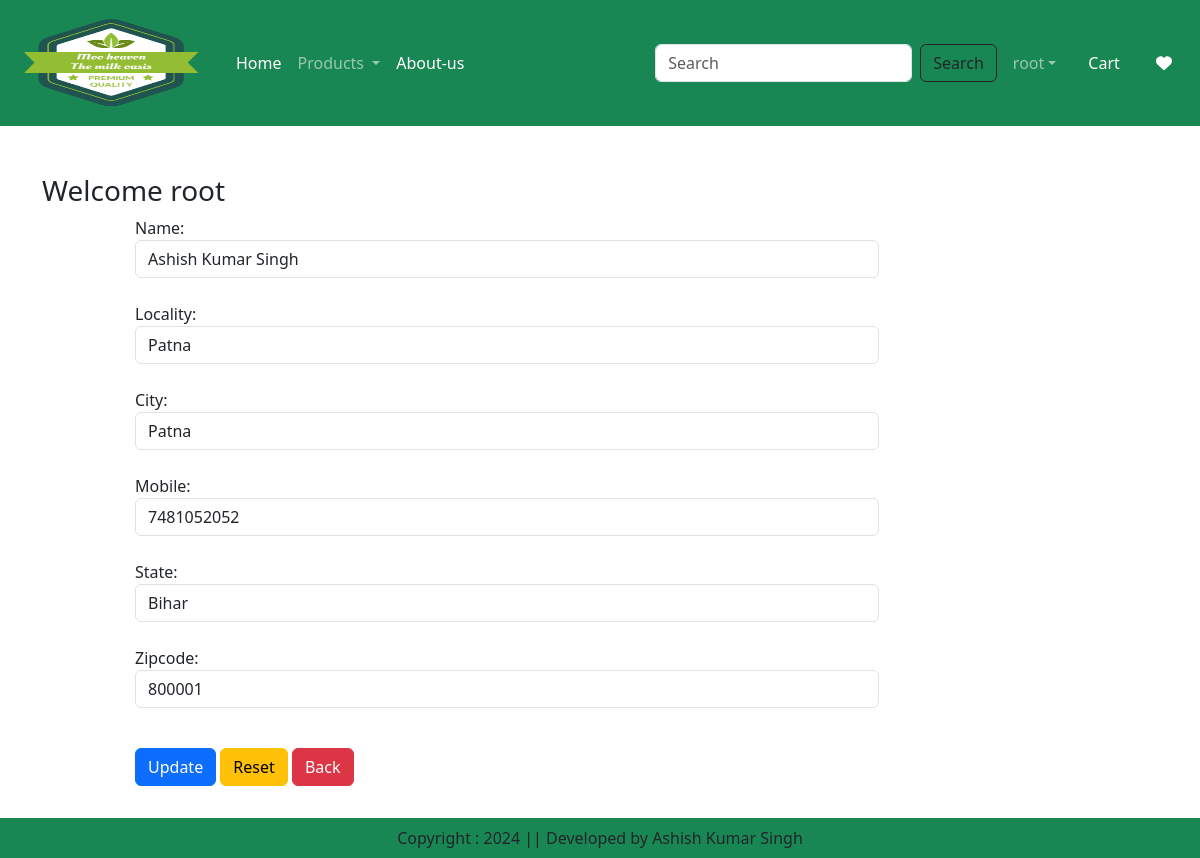
The app's page /updateAddress/31 (signed in) with its own data.
### app/models.py (models this page shows, shortened)
class Customer(models.Model):
    user = models.ForeignKey(User, on_delete=models.CASCADE)
    name = models.CharField(max_length=200)
    locality = models.CharField(max_length=200)
    city = models.CharField(max_length=100)
    mobile = models.IntegerField(default=0)
    zipcode = models.IntegerField()
    state = models.CharField(choices=STATE_CHOICES,max_length=200)

### app/views.py (the view, shortened to what this page needs)
# urls.py: path('updateAddress/<int:pk>',views.UpdateAddress.as_view(),name="updateAddress"),
@method_decorator(login_required, name='dispatch')
class UpdateAddress(View):
    def get(self,request,pk):
        add = Customer.objects.get(pk=pk)
        form = CustomerProfile(instance=add)
        wishItem=0
        totalItem = 0
        if request.user.is_authenticated:
            totalItem = len(Cart.objects.filter(user=request.user))
            wishItem = len(Wishlist.objects.filter(user=request.user))
        return render(request,"app/updateAddress.html",locals())

### app/forms.py (shortened to what this page needs)
class CustomerProfile(forms.ModelForm):
    class Meta:
        model = Customer
        fields = ['name', 'locality', 'city', 'mobile', 'state', 'zipcode']
        widgets = {
            'name': forms.TextInput(attrs={'class': 'form-control'}),
            'locality': forms.TextInput(attrs={'class': 'form-control'}),
            'city': forms.TextInput(attrs={'class': 'form-control'}),
            'state': forms.Select(attrs={'class': 'form-control'}),
            'zipcode': forms.NumberInput(attrs={'class': 'form-control'}),
            'mobile': forms.NumberInput(attrs={'class': 'form-control'}),
        }

### app/templates/app/updateAddress.html (shortened to what this page needs)
{% extends "app/base.html" %}
{% load static %}
{% block main-content %}
<div class="container my-5">
    <div class="row">
        <h3>Welcome <span class="text-captalize">{{request.user}}</span></h3>
    </div>
    <div class="col-sm-8 offset-sm-1">
        <form action="" method="post">
            {% for fm in form %}
            {{fm.label_tag}} {{fm}} <small class="text-danger">{{fm.errors|striptags}}</small><br>
            {% endfor %}
            <div class="col-12 mt-3">
                <button type="submit" class="btn btn-primary">Update</button>&nbsp;<button type="reset" class="btn btn-warning">Reset</button>
                <a href="{% url 'address' %}" type="button" class="btn btn-danger">Back</a>
            </div>
            <br>
        </form>
</div>
{% endblock main-content %}

### app/templates/app/base.html (shortened to what this page needs)
<!doctype html>
{% load static %}
<html lang="en">
  <head>
    <link href="https://cdn.jsdelivr.net/npm/bootstrap@5.3.3/dist/css/bootstrap.min.css" rel="stylesheet">
    <link rel = "stylesheet" href = "{% static 'app/css/owl.carousel.min.css' %}">
    <link rel = "stylesheet" href = "{% static 'app/css/all.min.css' %}">
    <link rel = "stylesheet" href = "{% static 'app/css/style.css' %}">
  </head>
  <body>
    <nav class="navbar navbar-expand-lg navbar-dark bg-success">
      <div class="container-fluid">
        <a class="navbar-brand" href="/">
          <img src="{% static 'app/images/logo2.png' %}" alt="Logo" width="200" height="100"></a>
        <div class="collapse navbar-collapse" id="navbarSupportedContent">
          <ul class="navbar-nav me-auto mb-2 mb-lg-0">
            {% if request.user.is_authenticated %}
            <li class="nav-item">
              <a class="nav-link active" aria-current="page" href="/">Home</a>
            </li>
            <li class="nav-item dropdown">
              <a class="nav-link dropdown-toggle" href="#" role="button" data-bs-toggle="dropdown" aria-expanded="false">
                Products
              </a>
            <li class="nav-item">
              <a class="nav-link text-white" href="{% url 'about' %}">About-us</a>
            </li>
          </ul>
          <form class="d-flex" role="search" action="/search/">
            <input class="form-control me-2" type="search" placeholder="Search" aria-label="Search" name="search">
            <button class="btn btn-outline-dark" type="submit">Search</button>
          </form>
        </div>
        <ul class="navbar-nav me-auto mb-2 mb-lg-0">
          <li class="nav-item dropdown mx-2">
            <a class="nav-link dropdown-toggle" href="#" role="button" data-bs-toggle="dropdown" aria-expanded="false">{{request.user}}</a>
          </li>
          <li class="nav-item mx-2">
            <a class="nav-link text-white" href="{% url 'showcart' %}">Cart&nbsp;</a>
          </li>
          <li class="nav-item mx-2">
            <a class="nav-link text-white" href="{% url 'wishlists' %}"><i class="fa fa-heart"></i> </a>
          </li>
          {% else %}
          <li class="nav-item mx-2">
            <p class="nav-link text-white"><a style="text-decoration:none;color:white;"  href="{% url 'login' %}">Login</a>/<a style="text-decoration:none;color:white;" href="{% url 'customer-registration' %}">Register</a></p>
          </li>
          {% endif %}
        </ul>
      </div>
    </nav>
    {% block main-content %}{% endblock main-content %}
    <footer class="container-fluid fixed-bottom bg-success text-center p-2 mt-5">
      Copyright : 2024 || Developed by Ashish Kumar Singh
    </footer>
  </body>
</html>

### records on screen
Customer: form "Ashish Kumar Singh" "Patna" "Patna" "7481052052" "Bihar" "800001"

### other values on screen
{{ request.user }} "root"
{{ fm.label_tag }} "Name:" "Locality:" "City:" "Mobile:" "State:" "Zipcode:"
